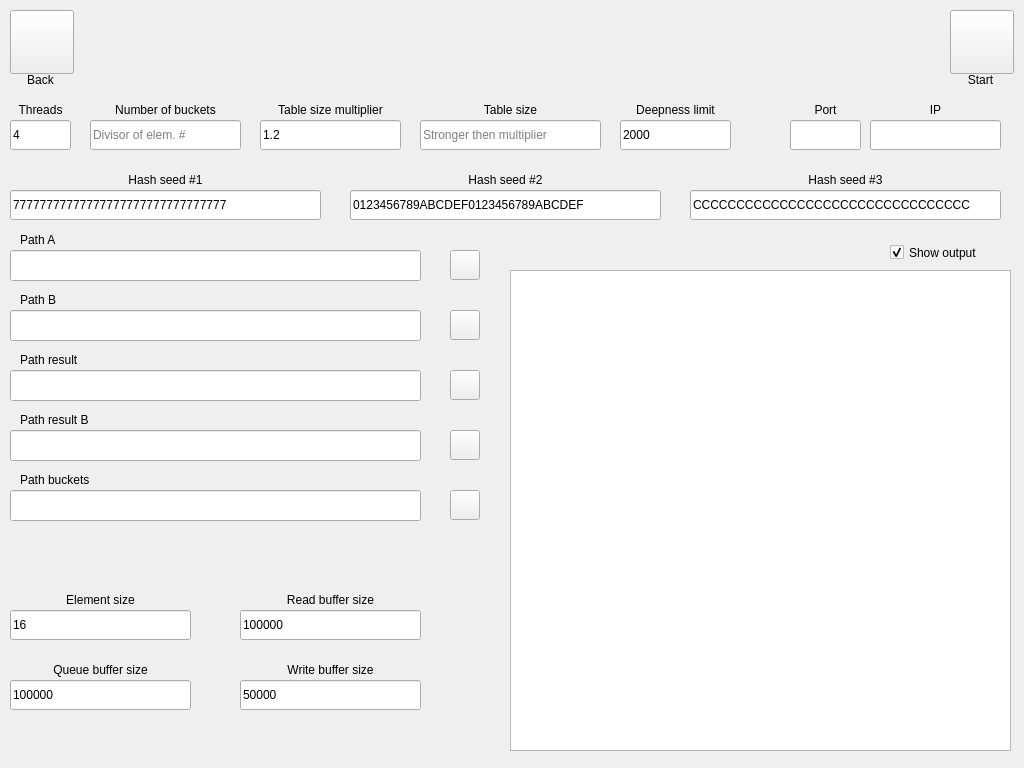
<?xml version="1.0" encoding="UTF-8"?>
<ui version="4.0">
 <class>Form</class>
 <widget class="QWidget" name="Form">
  <property name="geometry">
   <rect>
    <x>0</x>
    <y>0</y>
    <width>1024</width>
    <height>768</height>
   </rect>
  </property>
  <property name="sizePolicy">
   <sizepolicy hsizetype="Fixed" vsizetype="Fixed">
    <horstretch>0</horstretch>
    <verstretch>0</verstretch>
   </sizepolicy>
  </property>
  <property name="minimumSize">
   <size>
    <width>1024</width>
    <height>768</height>
   </size>
  </property>
  <property name="maximumSize">
   <size>
    <width>1024</width>
    <height>768</height>
   </size>
  </property>
  <property name="windowTitle">
   <string>Form</string>
  </property>
  <widget class="QPushButton" name="backButton">
   <property name="geometry">
    <rect>
     <x>10</x>
     <y>10</y>
     <width>64</width>
     <height>64</height>
    </rect>
   </property>
   <property name="minimumSize">
    <size>
     <width>64</width>
     <height>64</height>
    </size>
   </property>
   <property name="maximumSize">
    <size>
     <width>64</width>
     <height>64</height>
    </size>
   </property>
   <property name="styleSheet">
    <string notr="true"/>
   </property>
   <property name="text">
    <string/>
   </property>
   <property name="icon">
    <iconset resource="images.qrc">
     <normaloff>:/resources/resources/back.png</normaloff>:/resources/resources/back.png</iconset>
   </property>
   <property name="iconSize">
    <size>
     <width>64</width>
     <height>64</height>
    </size>
   </property>
   <property name="flat">
    <bool>false</bool>
   </property>
  </widget>
  <widget class="QLabel" name="windowLabel">
   <property name="geometry">
    <rect>
     <x>70</x>
     <y>10</y>
     <width>881</width>
     <height>61</height>
    </rect>
   </property>
   <property name="font">
    <font>
     <pointsize>18</pointsize>
    </font>
   </property>
   <property name="text">
    <string/>
   </property>
   <property name="alignment">
    <set>Qt::AlignCenter</set>
   </property>
  </widget>
  <widget class="QTextBrowser" name="textBrowser">
   <property name="geometry">
    <rect>
     <x>510</x>
     <y>270</y>
     <width>501</width>
     <height>481</height>
    </rect>
   </property>
  </widget>
  <widget class="QPushButton" name="startButton">
   <property name="geometry">
    <rect>
     <x>950</x>
     <y>10</y>
     <width>64</width>
     <height>64</height>
    </rect>
   </property>
   <property name="minimumSize">
    <size>
     <width>64</width>
     <height>64</height>
    </size>
   </property>
   <property name="maximumSize">
    <size>
     <width>64</width>
     <height>64</height>
    </size>
   </property>
   <property name="styleSheet">
    <string notr="true"/>
   </property>
   <property name="text">
    <string/>
   </property>
   <property name="icon">
    <iconset resource="images.qrc">
     <normaloff>:/resources/resources/start.png</normaloff>:/resources/resources/start.png</iconset>
   </property>
   <property name="iconSize">
    <size>
     <width>64</width>
     <height>64</height>
    </size>
   </property>
   <property name="flat">
    <bool>false</bool>
   </property>
  </widget>
  <widget class="QLineEdit" name="lineEditPathA">
   <property name="geometry">
    <rect>
     <x>10</x>
     <y>250</y>
     <width>411</width>
     <height>31</height>
    </rect>
   </property>
  </widget>
  <widget class="QLabel" name="labelPathA">
   <property name="geometry">
    <rect>
     <x>20</x>
     <y>230</y>
     <width>381</width>
     <height>20</height>
    </rect>
   </property>
   <property name="text">
    <string>Path A</string>
   </property>
  </widget>
  <widget class="QLabel" name="labelPathB">
   <property name="geometry">
    <rect>
     <x>20</x>
     <y>290</y>
     <width>381</width>
     <height>20</height>
    </rect>
   </property>
   <property name="text">
    <string>Path B</string>
   </property>
  </widget>
  <widget class="QLineEdit" name="lineEditPathB">
   <property name="geometry">
    <rect>
     <x>10</x>
     <y>310</y>
     <width>411</width>
     <height>31</height>
    </rect>
   </property>
  </widget>
  <widget class="QPushButton" name="browserPathAButton">
   <property name="geometry">
    <rect>
     <x>450</x>
     <y>250</y>
     <width>30</width>
     <height>30</height>
    </rect>
   </property>
   <property name="text">
    <string/>
   </property>
   <property name="icon">
    <iconset resource="images.qrc">
     <normaloff>:/resources/resources/folder.png</normaloff>:/resources/resources/folder.png</iconset>
   </property>
  </widget>
  <widget class="QPushButton" name="browserPathBButton">
   <property name="geometry">
    <rect>
     <x>450</x>
     <y>310</y>
     <width>30</width>
     <height>30</height>
    </rect>
   </property>
   <property name="text">
    <string/>
   </property>
   <property name="icon">
    <iconset resource="images.qrc">
     <normaloff>:/resources/resources/folder.png</normaloff>:/resources/resources/folder.png</iconset>
   </property>
  </widget>
  <widget class="QPushButton" name="browserPathResultButton">
   <property name="geometry">
    <rect>
     <x>450</x>
     <y>370</y>
     <width>30</width>
     <height>30</height>
    </rect>
   </property>
   <property name="text">
    <string/>
   </property>
   <property name="icon">
    <iconset resource="images.qrc">
     <normaloff>:/resources/resources/folder.png</normaloff>:/resources/resources/folder.png</iconset>
   </property>
  </widget>
  <widget class="QLabel" name="labelPathResult">
   <property name="geometry">
    <rect>
     <x>20</x>
     <y>350</y>
     <width>381</width>
     <height>20</height>
    </rect>
   </property>
   <property name="text">
    <string>Path result</string>
   </property>
  </widget>
  <widget class="QLineEdit" name="lineEditPathResult">
   <property name="geometry">
    <rect>
     <x>10</x>
     <y>370</y>
     <width>411</width>
     <height>31</height>
    </rect>
   </property>
  </widget>
  <widget class="QLabel" name="labelBackButton">
   <property name="geometry">
    <rect>
     <x>10</x>
     <y>70</y>
     <width>61</width>
     <height>20</height>
    </rect>
   </property>
   <property name="text">
    <string>Back</string>
   </property>
   <property name="alignment">
    <set>Qt::AlignCenter</set>
   </property>
  </widget>
  <widget class="QLabel" name="labelStartButton">
   <property name="geometry">
    <rect>
     <x>950</x>
     <y>70</y>
     <width>61</width>
     <height>20</height>
    </rect>
   </property>
   <property name="text">
    <string>Start</string>
   </property>
   <property name="alignment">
    <set>Qt::AlignCenter</set>
   </property>
  </widget>
  <widget class="QCheckBox" name="checkBoxOutput">
   <property name="geometry">
    <rect>
     <x>890</x>
     <y>240</y>
     <width>121</width>
     <height>25</height>
    </rect>
   </property>
   <property name="text">
    <string>Show output</string>
   </property>
   <property name="checked">
    <bool>true</bool>
   </property>
  </widget>
  <widget class="QLineEdit" name="lineEditElementSize">
   <property name="geometry">
    <rect>
     <x>10</x>
     <y>610</y>
     <width>181</width>
     <height>30</height>
    </rect>
   </property>
   <property name="text">
    <string>16</string>
   </property>
  </widget>
  <widget class="QLabel" name="labelElementSize">
   <property name="geometry">
    <rect>
     <x>10</x>
     <y>590</y>
     <width>181</width>
     <height>20</height>
    </rect>
   </property>
   <property name="text">
    <string>Element size</string>
   </property>
   <property name="alignment">
    <set>Qt::AlignCenter</set>
   </property>
  </widget>
  <widget class="QLabel" name="labelReadBufferSize">
   <property name="geometry">
    <rect>
     <x>240</x>
     <y>590</y>
     <width>181</width>
     <height>20</height>
    </rect>
   </property>
   <property name="text">
    <string>Read buffer size</string>
   </property>
   <property name="alignment">
    <set>Qt::AlignCenter</set>
   </property>
  </widget>
  <widget class="QLineEdit" name="lineEditReadBufferSize">
   <property name="geometry">
    <rect>
     <x>240</x>
     <y>610</y>
     <width>181</width>
     <height>30</height>
    </rect>
   </property>
   <property name="text">
    <string>100000</string>
   </property>
  </widget>
  <widget class="QLineEdit" name="lineEditWriteBufferSize">
   <property name="geometry">
    <rect>
     <x>240</x>
     <y>680</y>
     <width>181</width>
     <height>30</height>
    </rect>
   </property>
   <property name="text">
    <string>50000</string>
   </property>
  </widget>
  <widget class="QLabel" name="labelWriteBufferSize">
   <property name="geometry">
    <rect>
     <x>240</x>
     <y>660</y>
     <width>181</width>
     <height>20</height>
    </rect>
   </property>
   <property name="text">
    <string>Write buffer size</string>
   </property>
   <property name="alignment">
    <set>Qt::AlignCenter</set>
   </property>
  </widget>
  <widget class="QLabel" name="labelThreads">
   <property name="geometry">
    <rect>
     <x>10</x>
     <y>100</y>
     <width>61</width>
     <height>20</height>
    </rect>
   </property>
   <property name="text">
    <string>Threads</string>
   </property>
   <property name="alignment">
    <set>Qt::AlignCenter</set>
   </property>
  </widget>
  <widget class="QLineEdit" name="lineEditThreads">
   <property name="geometry">
    <rect>
     <x>10</x>
     <y>120</y>
     <width>61</width>
     <height>30</height>
    </rect>
   </property>
   <property name="text">
    <string>4</string>
   </property>
  </widget>
  <widget class="QLineEdit" name="lineEditNumberOfBuckets">
   <property name="geometry">
    <rect>
     <x>90</x>
     <y>120</y>
     <width>151</width>
     <height>30</height>
    </rect>
   </property>
   <property name="text">
    <string/>
   </property>
   <property name="placeholderText">
    <string>Divisor of elem. #</string>
   </property>
  </widget>
  <widget class="QLabel" name="labelNumberOfBuckets">
   <property name="geometry">
    <rect>
     <x>90</x>
     <y>100</y>
     <width>151</width>
     <height>20</height>
    </rect>
   </property>
   <property name="text">
    <string>Number of buckets</string>
   </property>
   <property name="alignment">
    <set>Qt::AlignCenter</set>
   </property>
  </widget>
  <widget class="QLineEdit" name="lineEditQueueBufferSize">
   <property name="geometry">
    <rect>
     <x>10</x>
     <y>680</y>
     <width>181</width>
     <height>30</height>
    </rect>
   </property>
   <property name="text">
    <string>100000</string>
   </property>
  </widget>
  <widget class="QLabel" name="labelQueueBufferSize">
   <property name="geometry">
    <rect>
     <x>10</x>
     <y>660</y>
     <width>181</width>
     <height>20</height>
    </rect>
   </property>
   <property name="text">
    <string>Queue buffer size</string>
   </property>
   <property name="alignment">
    <set>Qt::AlignCenter</set>
   </property>
  </widget>
  <widget class="QLineEdit" name="lineEditPathBuckets">
   <property name="geometry">
    <rect>
     <x>10</x>
     <y>490</y>
     <width>411</width>
     <height>31</height>
    </rect>
   </property>
  </widget>
  <widget class="QLabel" name="labelPathBuckets">
   <property name="geometry">
    <rect>
     <x>20</x>
     <y>470</y>
     <width>381</width>
     <height>20</height>
    </rect>
   </property>
   <property name="text">
    <string>Path buckets</string>
   </property>
  </widget>
  <widget class="QPushButton" name="browserPathBucketsButton">
   <property name="geometry">
    <rect>
     <x>450</x>
     <y>490</y>
     <width>30</width>
     <height>30</height>
    </rect>
   </property>
   <property name="text">
    <string/>
   </property>
   <property name="icon">
    <iconset resource="images.qrc">
     <normaloff>:/resources/resources/folder.png</normaloff>:/resources/resources/folder.png</iconset>
   </property>
  </widget>
  <widget class="QLineEdit" name="lineEditHashSeed1">
   <property name="geometry">
    <rect>
     <x>10</x>
     <y>190</y>
     <width>311</width>
     <height>30</height>
    </rect>
   </property>
   <property name="text">
    <string>77777777777777777777777777777777</string>
   </property>
   <property name="maxLength">
    <number>32</number>
   </property>
   <property name="placeholderText">
    <string>16-Byte</string>
   </property>
  </widget>
  <widget class="QLabel" name="labelSeed1">
   <property name="geometry">
    <rect>
     <x>10</x>
     <y>170</y>
     <width>311</width>
     <height>20</height>
    </rect>
   </property>
   <property name="text">
    <string>Hash seed #1</string>
   </property>
   <property name="alignment">
    <set>Qt::AlignCenter</set>
   </property>
  </widget>
  <widget class="QLineEdit" name="lineEditHashSeed2">
   <property name="geometry">
    <rect>
     <x>350</x>
     <y>190</y>
     <width>311</width>
     <height>30</height>
    </rect>
   </property>
   <property name="text">
    <string>0123456789ABCDEF0123456789ABCDEF</string>
   </property>
   <property name="maxLength">
    <number>32</number>
   </property>
   <property name="placeholderText">
    <string>16-Byte</string>
   </property>
  </widget>
  <widget class="QLabel" name="labelSeed2">
   <property name="geometry">
    <rect>
     <x>350</x>
     <y>170</y>
     <width>311</width>
     <height>20</height>
    </rect>
   </property>
   <property name="text">
    <string>Hash seed #2</string>
   </property>
   <property name="alignment">
    <set>Qt::AlignCenter</set>
   </property>
  </widget>
  <widget class="QLineEdit" name="lineEditHashSeed3">
   <property name="geometry">
    <rect>
     <x>690</x>
     <y>190</y>
     <width>311</width>
     <height>30</height>
    </rect>
   </property>
   <property name="text">
    <string>CCCCCCCCCCCCCCCCCCCCCCCCCCCCCCCC</string>
   </property>
   <property name="maxLength">
    <number>32</number>
   </property>
   <property name="placeholderText">
    <string>16-Byte</string>
   </property>
  </widget>
  <widget class="QLabel" name="labelSeed3">
   <property name="geometry">
    <rect>
     <x>690</x>
     <y>170</y>
     <width>311</width>
     <height>20</height>
    </rect>
   </property>
   <property name="text">
    <string>Hash seed #3</string>
   </property>
   <property name="alignment">
    <set>Qt::AlignCenter</set>
   </property>
  </widget>
  <widget class="QLineEdit" name="lineEditTableSizeMultiplier">
   <property name="geometry">
    <rect>
     <x>260</x>
     <y>120</y>
     <width>141</width>
     <height>30</height>
    </rect>
   </property>
   <property name="text">
    <string>1.2</string>
   </property>
  </widget>
  <widget class="QLabel" name="labelTableSizeMultiplier">
   <property name="geometry">
    <rect>
     <x>260</x>
     <y>100</y>
     <width>141</width>
     <height>20</height>
    </rect>
   </property>
   <property name="text">
    <string>Table size multiplier</string>
   </property>
   <property name="alignment">
    <set>Qt::AlignCenter</set>
   </property>
  </widget>
  <widget class="QLineEdit" name="lineEditRecursiveDeepnessLimit">
   <property name="geometry">
    <rect>
     <x>620</x>
     <y>120</y>
     <width>111</width>
     <height>30</height>
    </rect>
   </property>
   <property name="text">
    <string>2000</string>
   </property>
  </widget>
  <widget class="QLabel" name="labelRecursiveDeepnessLimit">
   <property name="geometry">
    <rect>
     <x>620</x>
     <y>100</y>
     <width>111</width>
     <height>20</height>
    </rect>
   </property>
   <property name="text">
    <string>Deepness limit</string>
   </property>
   <property name="alignment">
    <set>Qt::AlignCenter</set>
   </property>
  </widget>
  <widget class="QLineEdit" name="lineEditIP">
   <property name="geometry">
    <rect>
     <x>870</x>
     <y>120</y>
     <width>131</width>
     <height>30</height>
    </rect>
   </property>
   <property name="text">
    <string/>
   </property>
  </widget>
  <widget class="QLabel" name="labelIP">
   <property name="geometry">
    <rect>
     <x>870</x>
     <y>100</y>
     <width>131</width>
     <height>20</height>
    </rect>
   </property>
   <property name="text">
    <string>IP</string>
   </property>
   <property name="alignment">
    <set>Qt::AlignCenter</set>
   </property>
  </widget>
  <widget class="QLineEdit" name="lineEditPathResultB">
   <property name="geometry">
    <rect>
     <x>10</x>
     <y>430</y>
     <width>411</width>
     <height>31</height>
    </rect>
   </property>
  </widget>
  <widget class="QLabel" name="labelPathResultB">
   <property name="geometry">
    <rect>
     <x>20</x>
     <y>410</y>
     <width>381</width>
     <height>20</height>
    </rect>
   </property>
   <property name="text">
    <string>Path result B</string>
   </property>
  </widget>
  <widget class="QPushButton" name="browserPathResultButtonB">
   <property name="geometry">
    <rect>
     <x>450</x>
     <y>430</y>
     <width>30</width>
     <height>30</height>
    </rect>
   </property>
   <property name="text">
    <string/>
   </property>
   <property name="icon">
    <iconset resource="images.qrc">
     <normaloff>:/resources/resources/folder.png</normaloff>:/resources/resources/folder.png</iconset>
   </property>
  </widget>
  <widget class="QLineEdit" name="lineEditPort">
   <property name="geometry">
    <rect>
     <x>790</x>
     <y>120</y>
     <width>71</width>
     <height>30</height>
    </rect>
   </property>
   <property name="text">
    <string/>
   </property>
  </widget>
  <widget class="QLabel" name="labelPort">
   <property name="geometry">
    <rect>
     <x>790</x>
     <y>100</y>
     <width>71</width>
     <height>20</height>
    </rect>
   </property>
   <property name="text">
    <string>Port</string>
   </property>
   <property name="alignment">
    <set>Qt::AlignCenter</set>
   </property>
  </widget>
  <widget class="QLineEdit" name="lineEditTableSize">
   <property name="geometry">
    <rect>
     <x>420</x>
     <y>120</y>
     <width>181</width>
     <height>30</height>
    </rect>
   </property>
   <property name="text">
    <string/>
   </property>
   <property name="placeholderText">
    <string>Stronger then multiplier</string>
   </property>
  </widget>
  <widget class="QLabel" name="labelTableSize">
   <property name="geometry">
    <rect>
     <x>420</x>
     <y>100</y>
     <width>181</width>
     <height>20</height>
    </rect>
   </property>
   <property name="text">
    <string>Table size</string>
   </property>
   <property name="alignment">
    <set>Qt::AlignCenter</set>
   </property>
  </widget>
 </widget>
 <resources>
  <include location="images.qrc"/>
 </resources>
 <connections/>
</ui>
